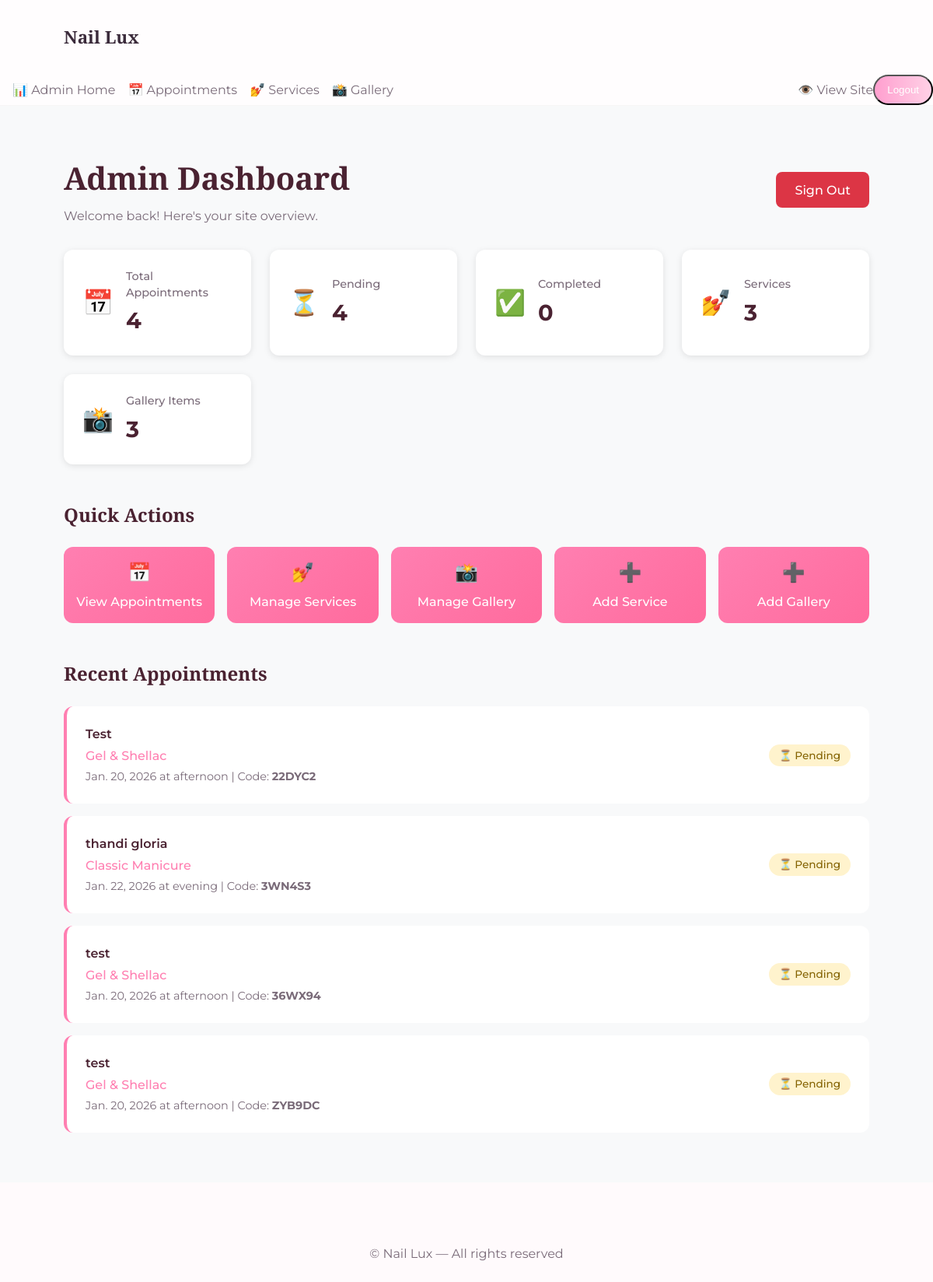
Page /site-admin/ (signed in) on the earlier database version.
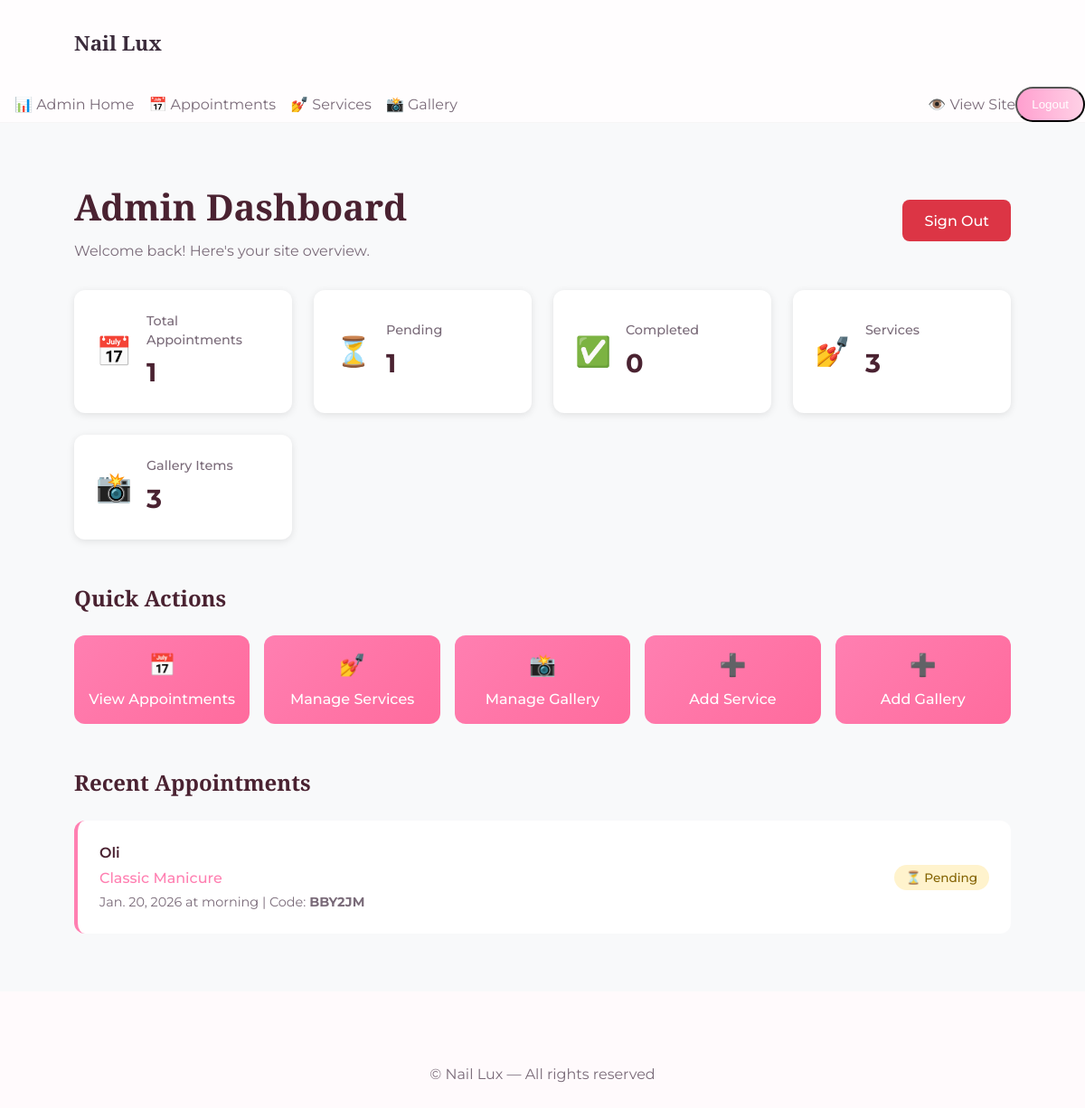
Same page on the later database version.
### home/models.py (models this page shows, shortened)
class Appointment(models.Model):
    name = models.CharField(max_length=100)
    appointmentCode = models.CharField(max_length=6, unique=True,primary_key=True, default=generate_appointment_code)
    date = models.DateField()
    time = models.CharField(max_length=50)
    price = models.DecimalField(max_digits=10, decimal_places=2)
    phone = models.CharField(max_length=20)
    service = models.CharField(max_length=100)
    notes = models.TextField(blank=True)
    date_booked = models.DateTimeField(auto_now_add=True)
    done = models.BooleanField(default=False)

### site_admin/views.py (the view)
# urls.py: path('', views.admin_dashboard, name='admin_dashboard'),
@login_required(login_url='admin_login')
def admin_dashboard(request):
    appointments_count = Appointment.objects.count()
    pending_count = Appointment.objects.filter(done=False).count()
    done_count = Appointment.objects.filter(done=True).count()
    services_count = Service.objects.count()
    gallery_count = gallery.objects.count()
    recent_appointments = Appointment.objects.all().order_by('-date_booked')[:5]
    context = {
        'appointments_count': appointments_count,
        'pending_count': pending_count,
        'done_count': done_count,
        'services_count': services_count,
        'gallery_count': gallery_count,
        'recent_appointments': recent_appointments,
    }
    return render(request, 'admin/dashboard.html', context)

### site_admin/context_processors.py (called while the page is built)
def admin_context(request):
    is_admin = request.path.startswith('/site-admin')
    return {
        'is_admin_section': is_admin,
    }

### site_admin/templates/admin/dashboard.html (shortened to what this page needs)
{% extends "base.html" %}
{% block content %}
<section class="admin-dashboard">
  <div class="container">
    <div class="dashboard-header">
      <div>
        <h1>Admin Dashboard</h1>
        <p>Welcome back! Here's your site overview.</p>
      </div>
      <a href="{% url 'admin_logout' %}" class="btn-logout">Sign Out</a>
    </div>
    <div class="stats-grid">
      <div class="stat-card">
        <div class="stat-icon">📅</div>
        <div class="stat-content">
          <h3>Total Appointments</h3>
          <p class="stat-number">{{ appointments_count }}</p>
        </div>
      </div>
      <div class="stat-card">
        <div class="stat-icon">⏳</div>
        <div class="stat-content">
          <h3>Pending</h3>
          <p class="stat-number">{{ pending_count }}</p>
        </div>
      </div>
      <div class="stat-card">
        <div class="stat-icon">✅</div>
        <div class="stat-content">
          <h3>Completed</h3>
          <p class="stat-number">{{ done_count }}</p>
        </div>
      </div>
      <div class="stat-card">
        <div class="stat-icon">💅</div>
        <div class="stat-content">
          <h3>Services</h3>
          <p class="stat-number">{{ services_count }}</p>
        </div>
      </div>
      <div class="stat-card">
        <div class="stat-icon">📸</div>
        <div class="stat-content">
          <h3>Gallery Items</h3>
          <p class="stat-number">{{ gallery_count }}</p>
        </div>
      </div>
    </div>
    <div class="quick-actions">
      <h2>Quick Actions</h2>
      <div class="action-buttons">
        <a href="{% url 'appointments_admin' %}" class="action-btn">
          <span>📅</span> View Appointments
        </a>
        <a href="{% url 'services_admin' %}" class="action-btn">
          <span>💅</span> Manage Services
        </a>
        <a href="{% url 'gallery_admin' %}" class="action-btn">
          <span>📸</span> Manage Gallery
        </a>
        <a href="{% url 'add_service' %}" class="action-btn">
          <span>➕</span> Add Service
        </a>
        <a href="{% url 'add_gallery' %}" class="action-btn">
          <span>➕</span> Add Gallery
        </a>
      </div>
    </div>
    {% if recent_appointments %}
    <div class="recent-section">
      <h2>Recent Appointments</h2>
      <div class="recent-list">
        {% for appt in recent_appointments %}
        <div class="recent-item {% if appt.done %}done{% endif %}">
          <div class="recent-info">
            <h4>{{ appt.name }}</h4>
            <p class="service">{{ appt.service }}</p>
            <p class="details">{{ appt.date }} at {{ appt.time }} | Code: <strong>{{ appt.appointmentCode }}</strong></p>
          </div>
          <div class="recent-status">
            {% if appt.done %}
            <span class="badge done">✅ Done</span>
            {% else %}
            <span class="badge pending">⏳ Pending</span>
            {% endif %}
          </div>
        </div>
        {% endfor %}
      </div>
    </div>
    {% endif %}
  </div>
</section>
{% endblock %}

### home/templates/base.html (shortened to what this page needs)
<!doctype html>
<html lang="en">
<head>
	{% load static %}
	<link rel="stylesheet" href="{% static 'home/styles.css' %}">
</head>
<body>
	<header class="site-header">
		<div class="container header-inner">
			<a class="brand" href="/">Nail Lux</a>
		</div>
		<nav class="nav" id="nav-menu">
			{% if is_admin_section %}
			{% if user.is_authenticated %}
			<a href="{% url 'admin_dashboard' %}">📊 Admin Home</a>
			<a href="{% url 'appointments_admin' %}">📅 Appointments</a>
			<a href="{% url 'services_admin' %}">💅 Services</a>
			<a href="{% url 'gallery_admin' %}">📸 Gallery</a>
			<a href="/">👁️ View Site</a>
			<form action="{% url 'admin_logout' %}" method="post">
			<input type="submit" class="cta" value="Logout">
			</form>
			{% endif %}
			{% endif %}
		</nav>
	</header>
	<main>
		{% block content %}{% endblock %}
	</main>
	<footer class="site-footer">
		<div class="container">
			<p>© {{ now|date:"Y" }} Nail Lux — All rights reserved</p>
		</div>
	</footer>
</body>
</html>

### home/static/home/styles.css (style rules this page uses)
:root { --bg:#fffafc; --muted:#7a6b79; --accent:#ff9fcf; --accent-2:#ffd1e6; --card:#ffffff; --max-w:1100px; }
* { box-sizing:border-box }
body { font-family:Montserrat,system-ui,-apple-system,Segoe UI,Roboto,"Helvetica Neue",Arial;line-height:1.45;color:#2b2b2b;background:var(--bg);margin:0 }
.container { max-width:var(--max-w);margin:0 auto;padding:2rem }
.header-inner { display:flex;justify-content:space-between;align-items:center;width:100%;position:relative }
.brand { font-family:Playfair Display,serif;font-weight:600;color:#3b2b3b;text-decoration:none;font-size:1.4rem }
.nav { display:flex;align-items:center }
.nav a { margin-left:1rem;color:var(--muted);text-decoration:none }
.nav .cta { background:linear-gradient(90deg,var(--accent),var(--accent-2));color:white;padding:0.6rem 1rem;border-radius:999px;text-decoration:none }
.site-header { backdrop-filter:blur(6px);background:rgba(255,255,255,0.6);position:sticky;top:0;z-index:40;border-bottom:1px solid rgba(0,0,0,0.03) }
.site-footer { padding:2rem 0;color:var(--muted);text-align:center }

### site_admin/templates/admin/dashboard.html (style rules this page uses)
.admin-dashboard { padding: 2rem 0; min-height: 100vh; background: #f8f9fa; }
.dashboard-header { display: flex; justify-content: space-between; align-items: center; margin-bottom: 2rem; flex-wrap: wrap; gap: 1rem; }
.dashboard-header h1 { font-family: Playfair Display, serif; color: #4a2231; font-size: 2.5rem; margin: 0; }
.dashboard-header p { color: #7a6b79; margin: 0.5rem 0 0; }
.btn-logout { background: #dc3545; color: white; padding: 0.7rem 1.5rem; border-radius: 8px; text-decoration: none; font-weight: 500; transition: all 0.2s ease; }
.stats-grid { display: grid; grid-template-columns: repeat(auto-fit, minmax(200px, 1fr)); gap: 1.5rem; margin-bottom: 3rem; }
.stat-card { background: white; padding: 1.5rem; border-radius: 12px; box-shadow: 0 2px 8px rgba(0, 0, 0, 0.1); display: flex; align-items: center; gap: 1rem; transition: all 0.2s ease; }
.stat-icon { font-size: 2rem; }
.stat-content h3 { margin: 0; color: #7a6b79; font-size: 0.9rem; font-weight: 500; }
.stat-number { margin: 0.3rem 0 0; font-size: 1.8rem; font-weight: 700; color: #4a2231; }
.quick-actions { margin-bottom: 3rem; }
.quick-actions h2 { font-family: Playfair Display, serif; color: #4a2231; margin-bottom: 1.5rem; }
.action-buttons { display: grid; grid-template-columns: repeat(auto-fit, minmax(150px, 1fr)); gap: 1rem; }
.action-btn { background: linear-gradient(135deg, #ff7fb1, #ff6b9d); color: white; padding: 1rem; border-radius: 12px; text-decoration: none; font-weight: 500; display: flex; flex-direction: column; align-items: center; gap: 0.5rem; transition: all 0.2s ease; text-align: center; }
.action-btn span { font-size: 1.5rem; }
.recent-section { margin-top: 2rem; }
.recent-section h2 { font-family: Playfair Display, serif; color: #4a2231; margin-bottom: 1.5rem; }
.recent-list { display: flex; flex-direction: column; gap: 1rem; }
.recent-item { background: white; padding: 1.5rem; border-radius: 12px; display: flex; justify-content: space-between; align-items: center; border-left: 4px solid #ff7fb1; transition: all 0.2s ease; }
.recent-info h4 { margin: 0 0 0.3rem; color: #4a2231; font-weight: 600; }
.recent-info .service { margin: 0.3rem 0; color: #ff7fb1; font-weight: 500; }
.recent-info .details { margin: 0.3rem 0 0; color: #7a6b79; font-size: 0.9rem; }
.badge { padding: 0.4rem 0.8rem; border-radius: 20px; font-size: 0.85rem; font-weight: 500; }
.badge.pending { background: #fff3cd; color: #856404; }

Differences in the rows shown:
removed Appointment: name "Test", service "Gel & Shellac", date "Jan. 20, 2026", time "afternoon", appointmentCode "22DYC2", done "⏳ Pending"
removed Appointment: name "thandi gloria", service "Classic Manicure", date "Jan. 22, 2026", time "evening", appointmentCode "3WN4S3", done "⏳ Pending"
removed Appointment: name "test", service "Gel & Shellac", date "Jan. 20, 2026", time "afternoon", appointmentCode "36WX94", done "⏳ Pending"
removed Appointment: name "test", service "Gel & Shellac", date "Jan. 20, 2026", time "afternoon", appointmentCode "ZYB9DC", done "⏳ Pending"
added Appointment: name "Oli", service "Classic Manicure", date "Jan. 20, 2026", time "morning", appointmentCode "BBY2JM", done "⏳ Pending"
Other differences:
{{ appointments_count }}: "4" → "1"
{{ pending_count }}: "4" → "1"
